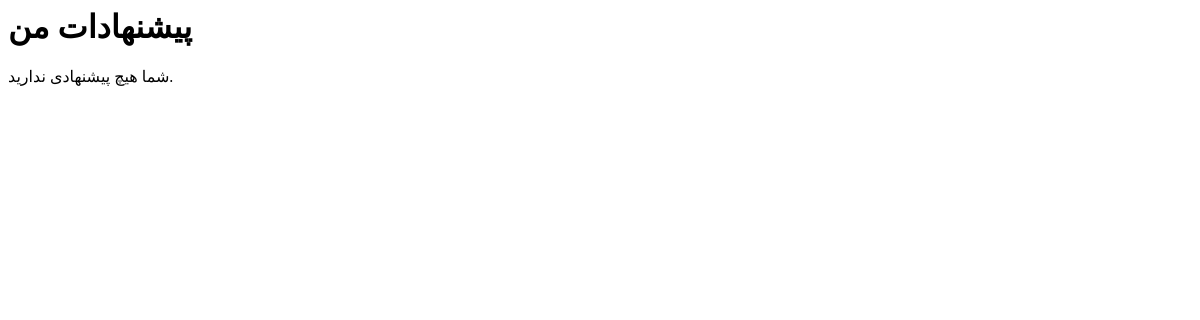
The app's page /profile/user/testuser/suggestions/, older data.
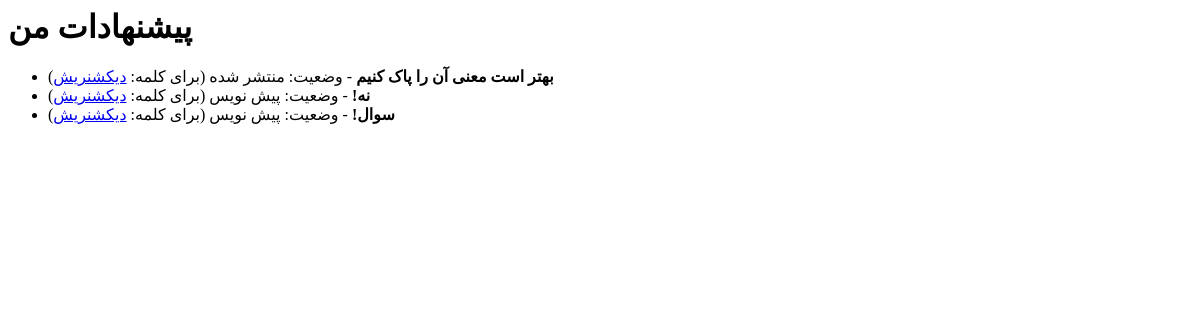
The same page, newer data.
### Word/models.py (models this page shows, shortened)
class Suggestion(models.Model):
    STATUS_CHOICES = [
        ('d', 'پیش نویس'),
        ('p', 'منتشر شده'),
        ('r', 'رد شده'),  # اضافه کردن وضعیت رد شده
    ]
    suggested_to = models.ForeignKey(Words, on_delete=models.CASCADE, null=True, blank=True)
    user = models.ForeignKey(User, on_delete=models.CASCADE, null=True, blank=True)  # اینجا تغییر کرد
    text = models.TextField()
    status = models.CharField(max_length=10, choices=STATUS_CHOICES, default='d')
    class Meta:
        verbose_name = 'پیشنهاد'
        verbose_name_plural = 'پیشنهادات '

class Words(models.Model):
    STATUS_CHOICES = [
        ('d', 'پیش نویس'),
        ('p', 'منتشر شده'),
        ('r', 'رد شده'),  # اضافه کردن وضعیت رد شده
    ]
    user = models.ForeignKey(User, on_delete=models.CASCADE, null=True, blank=True)
    word = models.CharField(max_length=50, verbose_name="کلمه")
    slug = models.SlugField(max_length=50, unique=True, editable=False)  # Slug فقط در ایجاد ساخته شود
    meaning = models.TextField()
    example = models.TextField()
    status = models.CharField(max_length=10, choices=STATUS_CHOICES, default='d')
    class Meta:
        verbose_name = 'کلمه'
        verbose_name_plural = 'کلمه‌ها'

### Authentication/views.py (the view)
# urls.py: path("user/<str:username>/suggestions/", UserSuggestions, name="UserSuggestions"),  # ✅ درست
def UserSuggestions(request , username):
    user = get_object_or_404(User, username=username)
    suggestions = user.suggestion_set.all()  # بهینه‌تر از filter()
    context = {
        'suggestions': suggestions,
        'site_name': getattr(settings, "SITE_NAME", "MySite"),  # مقدار پیش‌فرض در صورت نبود تنظیمات
        'avatar': get_gravatar_url(user.email),
    }
    return render(request, 'registration/user_suggestion.html', context)

### Authentication/utils.py (called while the page is built)
def get_gravatar_url(email, size=100):
    email_hash = hashlib.md5(email.strip().lower().encode()).hexdigest()
    return f"https://www.gravatar.com/avatar/{email_hash}?s={size}&d=identicon"

### Home/Middleware.py (called while the page is built)
    def __call__(self, request):
        x_forwarded_for = request.META.get('HTTP_X_FORWARDED_FOR')
        if x_forwarded_for:
            ip = x_forwarded_for.split(',')[0]
        else:
            ip = request.META.get('REMOTE_ADDR')
        ip_address, created = IPAddress.objects.update_or_create(
            ipAddr=ip,
            defaults={"last_seen": now()}  # به‌روزرسانی زمان آخرین بازدید
        )
        request.user.ip_address = ip_address  # اتصال IP به کاربر
        response = self.get_response(request)
        return response

### Templates/registration/user_suggestion.html
{% load static %}
<h1>پیشنهادات من</h1>
{% if suggestions %}
    <ul>
        {% for suggestion in suggestions %}
            <li>
                <strong>{{ suggestion.text }}</strong> - وضعیت: {{ suggestion.get_status_display }}
                {% if suggestion.suggested_to %}
                    (برای کلمه: <a href="{% url 'Word:word_detail' suggestion.suggested_to.slug %}">{{ suggestion.suggested_to.word }}</a>)
                {% endif %}
            </li>
        {% endfor %}
    </ul>
{% else %}
    <p>شما هیچ پیشنهادی ندارید.</p>
{% endif %}

Row changes from the older to the newer data that the page shows:
added Suggestion: text "بهتر است معنی آن را پاک کنیم", status "منتشر شده", suggested_to.word "دیکشنریش"
added Suggestion: text "نه!", status "پیش نویس", suggested_to.word "دیکشنریش"
added Suggestion: text "سوال!", status "پیش نویس", suggested_to.word "دیکشنریش"
Text that changed along with them:
text no longer shown: "شما هیچ پیشنهادی ندارید."
